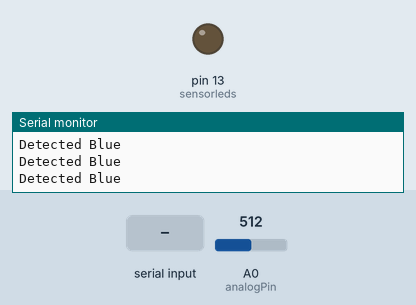
Recording of a sketch running on a simulated Arduino Uno, built with avr-gcc and run on an emulated ATmega328P. Shown: output pins drawn as LEDs (lit = HIGH), the last lines printed to the serial monitor. The test bench sets the inputs (shaded band); at power-on: A0 (analogPin) = 512.

Above: at 1.2 s.
1.3 s: "o" received over Serial
At 2.2 s:
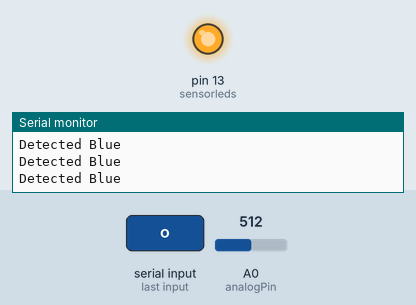
2.8 s: A0 (analogPin) set to 682
5.8 s: A0 (analogPin) set to 710
8.2 s: "f" received over Serial
At 8.5 s:
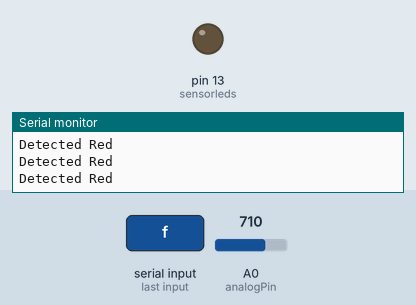
Timing chart, 0 to 11.2 s (numbered marks = the images above; inputs shaded):
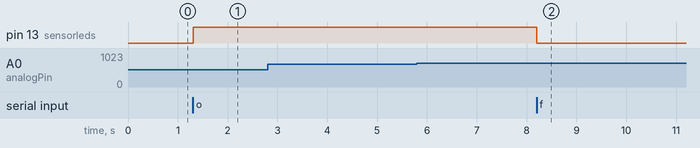

The sketch:

GroundSensorTest.ino
```cpp
#include <GroundSensor.h>
#include "Arduino.h"

const byte sensorleds = 13;
const byte analogPin = A0;

volatile uint8_t cmd;
volatile uint8_t light;
enum Movements_enum {halt, forward, backward, left, right, rotate_cw, rotate_ccw, search};

// Range of colors are partitions of 1023
//R = 3.7 kOhms
//const int B_LOW = 300;
//const int B_HIGH = 500;
//const int R_LOW = 500;
//const int R_HIGH = 835;

// R = 5.6 kOhms
const int B_LOW = 400;
const int B_HIGH = 700;
const int R_LOW = 700;
const int R_HIGH = 1000;

const char RED_DO = right;
const char BLUE_DO = forward;
const char BLACK_DO = search;
const char YELLOW_DO = halt;

Bounds bound = {B_LOW, B_HIGH, R_LOW, R_HIGH};
Instructions instr = {RED_DO, BLUE_DO, BLACK_DO, YELLOW_DO};
GroundSensor tapeSensor(sensorleds, analogPin, bound, instr);

void setup() {
  Serial.begin(9600);
  Serial.println("Ground Sensor Test"); // so I can keep track of what is loaded
  Serial.println("Trying to detect color");
  light = 'f';
  cmd = BLACK_DO;
}

void loop() {
  while (Serial.available()) {
    light = Serial.read();  //gets one byte from serial buffer
    if ((light == 'o')) {
      digitalWrite(sensorleds, HIGH);
    } else if ((light == 'f')) {
      digitalWrite(sensorleds, LOW);
    }
  }
  tapeSensor.senseColor(&cmd);
}
```

Measured:
- after the input at 1.3 s, pin 13 (sensorleds): LOW → HIGH at once
- after the input at 8.2 s, pin 13 (sensorleds): HIGH → LOW at once
